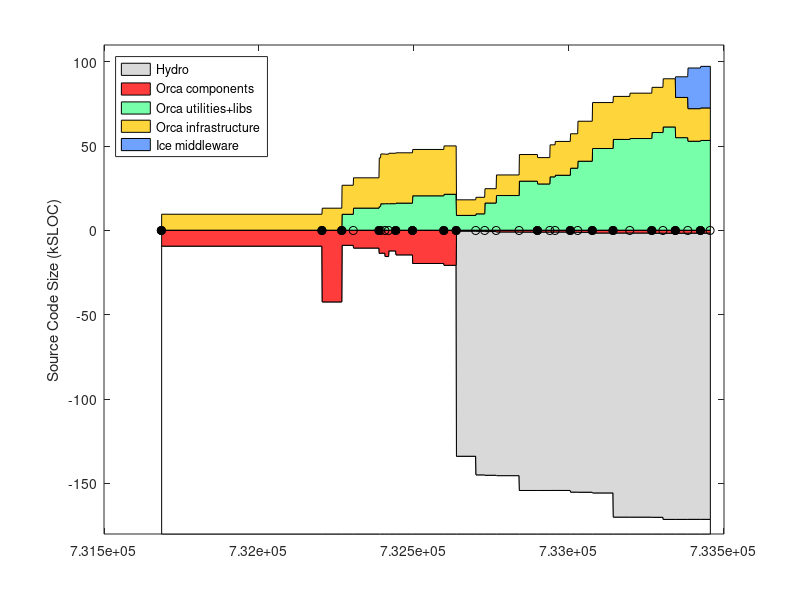

MATLAB code to generate this figure: (Note: this script raises an error after producing the figure.)
% keep track of orca project size using sloccount
clear all

%%%%%%%%%% DATA %%%%%%%%%%%%%%%%%%%%

% include/* except: include/{Freeze IceSSL IcePatch2}
% src/{Ice Slice IceGrid icecpp IceStorm slice2cpp IceUtil IceBox IceXML}
%  Sice212 = [
%  (7842-1000) + (22093+18419+11499+10568+4392+4200+4252+567+316)
%  ];
%  Sice301 = [
%  (8164-1000) + (23018+19384+19169+10596+4479+4343+4308+622+319)
%  ];
% same as above, but now also add Java:
% src/{IceInternal Ice IceUtil IceBox}
%  Sice310 = [
%  (8810-1200) + (24275+20494+22689+10587+4569+4877+4770+667+319) + (13190+6915+1262+493)
%  ];
%  Sice311 = [
%  (8950-1275) + (24511+20505+22898+10590+4600+4884+4782+683+323) + (13266+6929+1262+504)
%  ];

% it's much easier to count the whole of Ice (we use most of it anyway)
% sloccount include/ src/
% (this does not account for .ice files in [ice]/slice/* but it's a small fraction of total)
Sice212 = 133523;
Sice301 = 144513;
Sice310 = 153243;
Sice311 = 154145;
Sice320 = 168475;
Sice321 = 169725;

% indeces
iyy=1;
imm=2;
idd=3;
iver=4;
isub=5;
ibase=6;
icomp=7;
iutil=8;
iad=9;

Sorca = [ ...
% YY    MM  DD  ?   SUB     BASE        COMP           UTILS    A&D VERSION
% 0.8.6: a single distro, divide in halves arbitrarily
2003     4  14  1   0       18930/2     18930/2             0   0   % 0.8.6 (last change in doc/ChangeLog
% BASE: orca-base
% COMP: sloccount orca-components/src/components
% UTIL: slocc orca-components/src/util
2004     9  13  1   0       42543   13047   0       0   % 0.11.0
2004    11  16  1   0       8963    17208   9441    0   % 0.12.0
2004    12  23  0   0       10596   17965   13094   0   % 0.12.1
2005     3  16  1   0       13767   28881   14005   0   % 0.13.0
2005     3  21  0   0       13620   29524   15665   0   % 0.13.1
2005     4   4  0   0       15630   29345   15727   0   % 0.13.2
2005     4  16  0   0       12283   29897   15724   0   % 0.13.3
2005     5   9  1   0       14639   29838   16056   0   % 0.14.0
2005     7   2  1   0       19751   27479   20395   0   % 0.15.0
2005    10  11  1   0       20818   28675   21303   0   % 1.0.0
% BASE: interfaces/slice
% COMP: sloccount src/components
% UTIL: sloccount src/utils
2005    11  20  1   Sice212 530    9226         8781        0   % 2.0.0-rc1
2006     1  22  0   Sice301 596    9801         9695        0   % 2.0.0-rc2
% UTIL-IN-COMP: sloccount components/log* 
% COMP: sloccount components MINUS UTIL-IN-COMP
% UTIL: sloccount utils PLUS UTIL-IN-COMP
2006     2  20  0   Sice301 813    9867-1372    14734+1372  0  % 2.0.0-rc3
% UTIL-IN-COMP: sloccount components/orcaview* components/log*
2006     3  29  0   Sice301 1052   14625-2421   18131+2421  0  % 2.0.0-rc4
2006     6  11  0   Sice310 1116   19999-4215   24867+4215  0  % 2.0.0-rc5  
2006     8   9  1   Sice310 1116   19979-4348   23066+4348  0  % 2.0.0
2006     9  18  0   Sice310 1094   19317-329    31304+329   0  % 2.0.1
2006    10   5  0   Sice310 1094   20384-329    32255+329   0  % 2.0.2
2006    11  23  1   Sice311 1178   21408-1001   35768+1001  0  % 2.1.0
% BASE: cd src; sloccount libs/orcaice/ 
%          MINUS sloccount libs/orcaice/test 
%          PLUS sloccount interfaces/slice
% COMP: cd src; sloccount components/ libs/ 
%          MINUS sloccount libs/orcaice* libs/orcaq* libs/orcalog* libs/orcaprobe* libs/orcawall* libs/orcaobj libs/orcaobjutil/
% UTIL: cd src; sloccount utils libs/orcaq* libs/orcalog* libs/orcaprobe* libs/orcawall* libs/orcaobj libs/orcaice*
%          MINUS sloccount libs/orcaice/
%
%
% BASE: sloccount src/interfaces/slice
% COMP: sloccount src/components
% UTIL: sloccount src/utils src/libs
% to count lines in *.ice files, rename them to *.cpp like this:
% $cd src/interfaces/slice/orca; for file in *; do mv $file `echo $file | sed s/.ice/.cpp/`; done
2006    12  17  0   Sice311 1240    23701   40914  0   % 2.1.1
2007     2   2  1   Sice311 1671    27238   48446  0   % 2.2.0
2007     4  10  1   Sice320 1671    25512   53828  0   % 2.3.0
2007     6   3  0   Sice320 1682    26905   54359  0   % 2.4.0
2007     8  13  1   Sice320 1772    26795   57918  0    % 2.5.0
2007     9  18  0   Sice321 1787    28573   61216  0    % 2.6.0
% A&D: Hydro: sloccount src
2007    10  28  1   Sice321 1787    23840   54879  12251    % 2.7.0
2007    12   7  0   Sice321 1750    19312   52762  24104    % 2.8.0
2008     1  17  1   Sice321 1750    19276   53227  24657    % 2.9.0
];
Vorca ={'0.8.6', '0.11.0', '0.12.0', '0.12.1', '0.13.0', '0.13.1', '0.13.2', '0.13.3', '0.14.0', '0.15.0', '1.0.0', ...
    '2.0.0-rc1', '2.0.0-rc2', '2.0.0-rc3', '2.0.0-rc4', '2.0.0-rc5', '2.0.0', '2.0.1', '2.0.2', '2.1.0', '2.1.1', ...
    '2.2.0', '2.3.0', '2.4.0', '2.5.0', '2.6.0', '2.7.0', '2.8.0', '2.9.0' }';

% add a dummy release just for display
Sorca(end+1,:) = Sorca(end,:);
Sorca(end,imm) = Sorca(end,imm)+1;
Sorca(end,iver) = 0;
Vorca{end+1} = 'dummy';

% convert dates
Torca = datenum(Sorca(:,iyy),Sorca(:,imm),Sorca(:,idd));

% 2nd digit releases
i2 = (Sorca(:,iver)==1);
Torca2 = Torca(i2);
Vorca2 = Vorca(i2);

% what can go to Hydra?
% cd libs; sloccount bros1 orcacolourtext orcadynamicload orcageom2d orcagpsutil orcaiceutil orcaimage orcaimagegrabber orcalocalnav orcalockfile orcamapload orcamisc orcanavutil orcaogfusion orcaogmap orcapathplan orcaping orcaportability orcaserial orcawifi
% cd components; sloccount gps/garmin/ insgps/novatel insgps/novatelspan/ laser2d/laser2dutil/ laser2d/sickacfr/ laser2d/sickcarmen/ localnav/vfhdriver/ segwayrmp/rmpdriver/ 
% 15,102 + 10,322

% for comparison, ASN
%  Sasn = 90433;

Sgenom = [
% YY    MM  DD  ? SUB   BASE    COMP    UTIL    VERSION
% SUB : cd pocolibs-2.3; sloccount include src
% BASE: cd genom-2.0; sloccount include src
% COMP: 0
% UTIL: 0 
2007    8   31  1  9786    11368   0   0       % 2.0
];

Splayer = [ 
% YY    MM  DD  ?   SUB     BASE                COMP       UTIL  VERSION
% BASE: (server-drivers)+client_libs
% COMP: drivers + utils
2002    12 04   1  0    (17331-12037)+9188      12037+2685 0    % 1.3.1
2003    7  15   1  0    (30452-24334)+12458     24334+3064 0    % 1.4-rc1
2003    12 07   1  0    (37378-30947)+13110     30947+9633 0    % 1.4-rc2
2004    5  31   1  0    (49225-42643)+13664     42643+3550 0    % 1.5
2004    11 12   1  0    (50758-43190)+13545     43190+4479 0    % 1.6
2005    1  31   0  0    (52069-44517)+13576     44517+4662 0    % 1.6.2
2005    7  28   0  0    (53348-45686)+14300     45686+5188 0    % 1.6.5
% BASE: (libplayercore-./bindings) + client_libs + (libplayertcp-./bindings)
% note: libplayerxdr is autogenerated
% COMP: server + utils
2005    10 25   0  0    (4866-0)+7560+(1391-0)  46474+5725  0   % 2.0pre7
% SUB : 0
% BASE: sloccount libplayercore client_libs libplayertcp 
%           MINUS sloccount libplayercore/bindings/ libplayertcp/bindings
% note: libplayerxdr is autogenerated
% COMP: sloccount server 
% UTIL: sloccount utils PLUS stage/src
2006    2  28   1  0    63992-47749-1291        54704       0     % 2.0.0
2006    3  25   1  0    65606-48912-1291        53033       0     % 2.0.1
2006    6   9   1  0    69083-51546-1319        61421       0     % 2.0.2
2006    9  26   1  0    69388-51546-1319        64088       13606       % 2.0.3
2007    5   2   1  0    69602-51686-1359        58396       9589+13606  % 2.0.4
2007   12  13   1  0    34980-2039              74385       11417+15464 % 2.1.0rc1
];
Tplayer = datenum(Splayer(:,1),Splayer(:,2),Splayer(:,3));

Saria = [
% YY    MM  DD  ? SUB   BASE    COMP    UTIL    VERSION
% SUB : 0
% BASE: sloccount ArNetworking/include/ ArNetworking/src/
% COMP: sloccount include src
% UTIL: 0 
2007    2   20  1  0    15854   45965   0       % 2.5.1
];

Scarmen = [
% YY    MM  DD  ?   SUB     BASE    COMP                    UTIL   VERSION
% SUB : cd src; sloccount ipc
% BASE: sloccount carmenpp global java python
% COMP: sloccount src MINUS all other
% UTIL: sloccount logger logtools mapeditor param_daemon robotgui simulator 
2007    8   15  1  24965    12032   107745-24965-12032-19629  19629   % 0.6.7
];

Sorocos = [
% YY    MM  DD  ?   SUB     BASE    COMP                        UTIL   VERSION
% SUB : cd ACE_wrappers; sloccount ace PLUS sloccount TAO/tao/
% BASE: ?
% LIBS: sloccount orocos-bfl-[VERSION]-src/src PLUS sloccount kdl-[VERSION]/kdl
% COMP: sloccount orocos-rtt-[VERSION]/src PLUS cd orocos-ocl-[VERSION]; sloccount hardware motion_control
% UTIL: cd orocos-ocl-[VERSION]; sloccount taskbrowser signals deployment reporting viewer ocl 
2007    8   15  1  160300+237011   0   (7767+12865)+(48971+20068)    5104   % ace-5.5, tao-1.5, rtt-1.2.1, bfl-0.6.1, kdl-0.4, ocl-0.4.1
];

Syarp = [
% YY    MM  DD  ?   SUB  BASE     COMP       UTIL   VERSION
% SUB : 0
% BASE: sloccount libYARP_OS libYARP_OS_compat
% COMP: sloccount yarpdev libYARP_dev libYARP_math libYARP_sig libYARP_sig_compat 
% UTIL: sloccount yarp-imageviewer modules
2007    7   26  1  0     21633   23528    1613   % 2.1.6
];

% YY    MM  DD  ?   SUB  BASE     COMP       UTIL
% SUB : 0
% BASE: 0
% COMP: sloccount . (matlab files will not be counted)
% UTIL: 0
Sopenslam = [
2007    8   16  1   0    0        23719      0
];

%%%%%%%%%% PLOTTING %%%%%%%%%%%%%%%%%%%%

Smax = 180;
d0 = [Torca Torca+1]'; d0=d0(:); d0(1)=[];
d1 = Smax-Sorca(:,isub)-Sorca(:,ibase); d1 = [d1 d1]'; d1=d1(:); d1(end)=[];
d2 = Sorca(:,isub); d2 = [d2 d2]'; d2=d2(:); d2(end)=[];
d3 = Sorca(:,ibase); d3 = [d3 d3]'; d3=d3(:); d3(end)=[];
d4 = Sorca(:,icomp); d4 = [d4 d4]'; d4=d4(:); d4(end)=[];
d5 = Sorca(:,iutil); d5 = [d5 d5]'; d5=d5(:); d5(end)=[];
d6 = Sorca(:,iad); d6 = [d6 d6]'; d6=d6(:); d6(end)=[];

figure(1), clf
ha=area( d0, [d1 d2 d3 d5 d4 d6]/1e3, -Smax ); hold on
plot( Torca, 0*Torca, 'k-o' )
h2=plot( Torca2, 0*Torca2, 'ko' );
set(h2,'markerfacecolor','k')
ylabel('Source Code Size (kSLOC)')

% colors
white = 1*[1 1 1];
gray = .85*[1 1 1];
red = min(255,[255 0 0]+60)/255;
orange = min(255,[255 153 0]+60)/255;
green = min(255,[60 255 109]+60)/255;
blue = min(255,[51 102 255]+60)/255;

set(ha(1),'facecolor', white);
set(ha(2),'facecolor', gray);
set(ha(3),'facecolor', red);
set(ha(4),'facecolor', green);
set(ha(5),'facecolor', orange);
set(ha(6),'facecolor', blue);
ha(1)=[];
legend(fliplr(ha),'Hydro','Orca components','Orca utilities+libs','Orca infrastructure','Ice middleware', 'Location','NorthWest')
%  xlim(datenum([2004;2005],[7;7],[1;1]) )
ylim([-Smax 110])
ax=axis;
%  xlim( [ax(1) datenum([2006 12 31])] )
ax=axis;
% label releases
mark('x', Torca2 )
i2odd = (1:2:length(Torca2));
ht = text(Torca2(i2odd)+5,.04*ax(4)*ones(length(i2odd),1),Vorca2(i2odd));
set(ht,'fontsize',8)
i2even = (2:2:length(Torca2));
ht = text(Torca2(i2even)+5,.08*ax(4)*ones(length(i2even),1),Vorca2(i2even));
set(ht,'fontsize',8)
datetick( 'x', 12 )
hp = plot( Tplayer, -Splayer(:,ibase)/1e3, 'k--o', Tplayer, Splayer(:,icomp)/1e3, 'k--o' );
set(hp, 'color', .5*[1 1 1] )
hpt = text( Tplayer(2), -Splayer(2,ibase)/1e3-8, 'Player infrastructure');
set(hpt, 'color', .5*[1 1 1] )
hpt = text( Tplayer(2), (Splayer(2,icomp)+Splayer(2,iutil))/1e3-5, 'Player "components+utils"');
set(hpt, 'color', .5*[1 1 1] )
%mark('y', Dasn(1,1)/1e3 );
%text( datenum([2003 5 1]), Dasn(1,1)/1e3, 'ASN')
xlabel('Releases')
title('http://orca-robotics.sf.net')

ht=text(datenum(2003,7,1),-Smax+15, '*   generated using David A. Wheeler`s SLOCCount' );
set(ht,'fontsize',8)
ht=text(datenum(2003,7,1),-Smax+5, '** see data in [ORCA2]/scripts/matlab/sloccount/slocs.m' );
set(ht,'fontsize',8)

xlim( [ax(1) datenum([2008 2 20])] )
